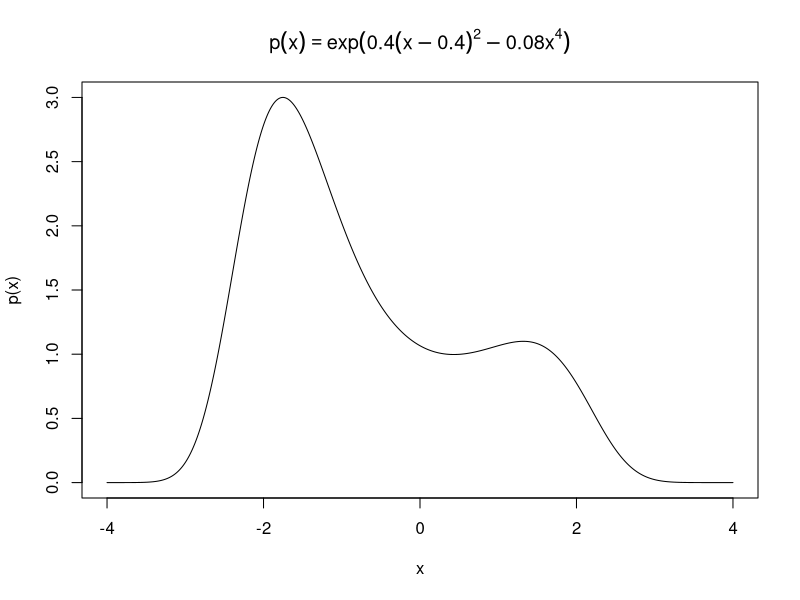
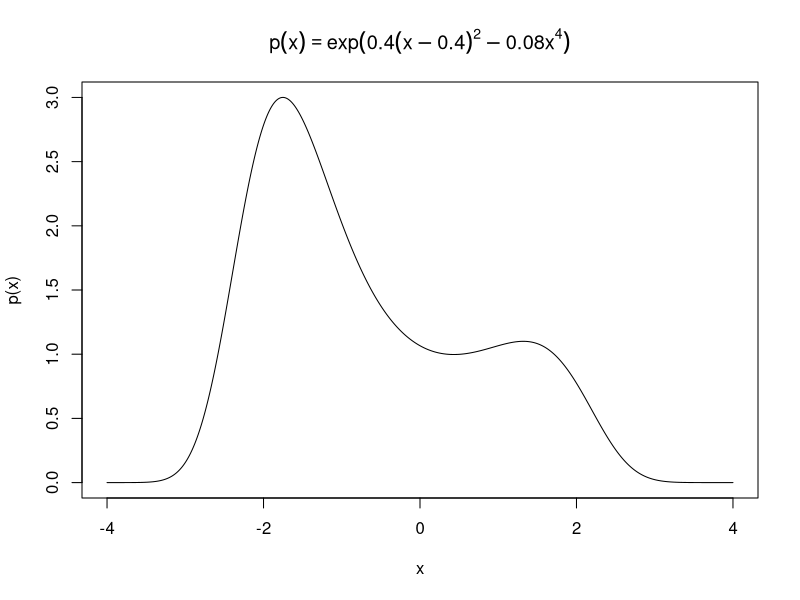
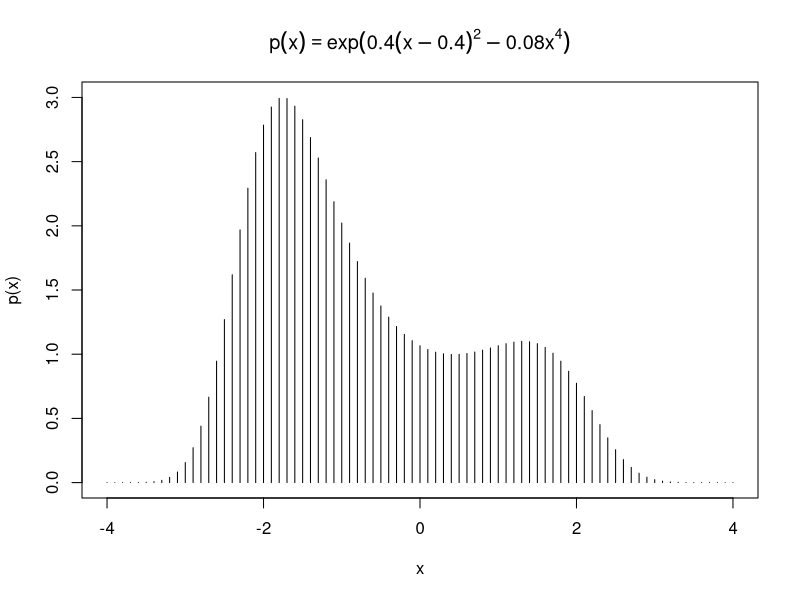
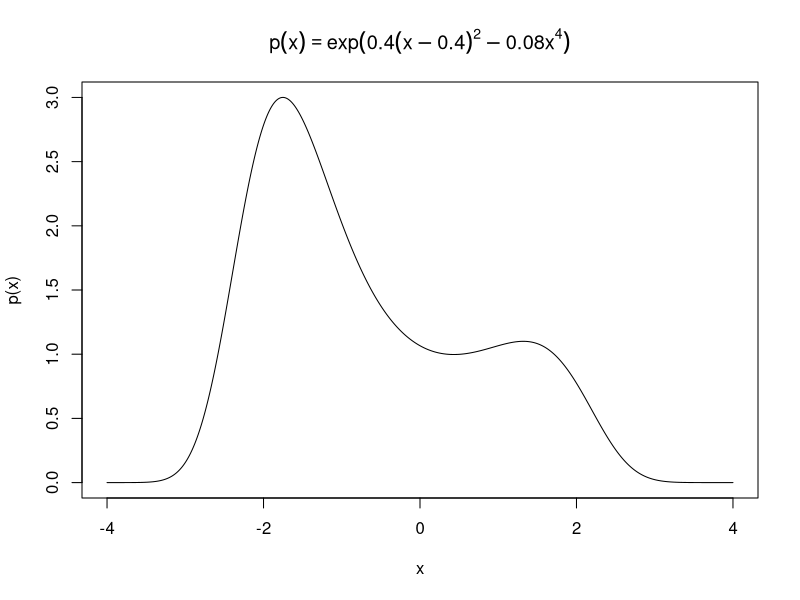
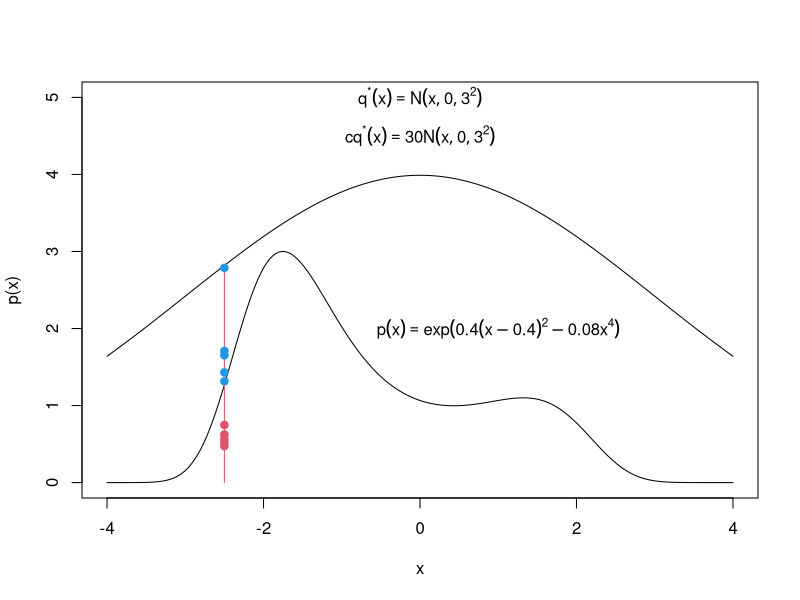
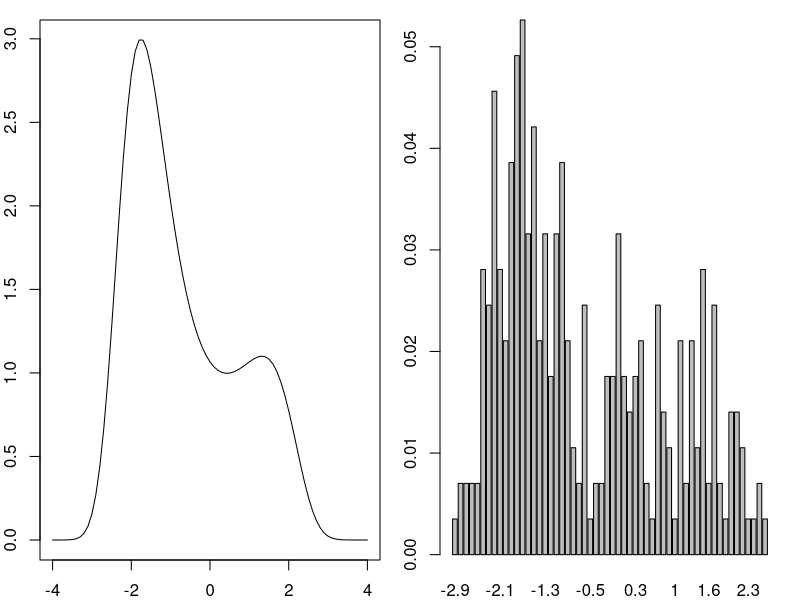
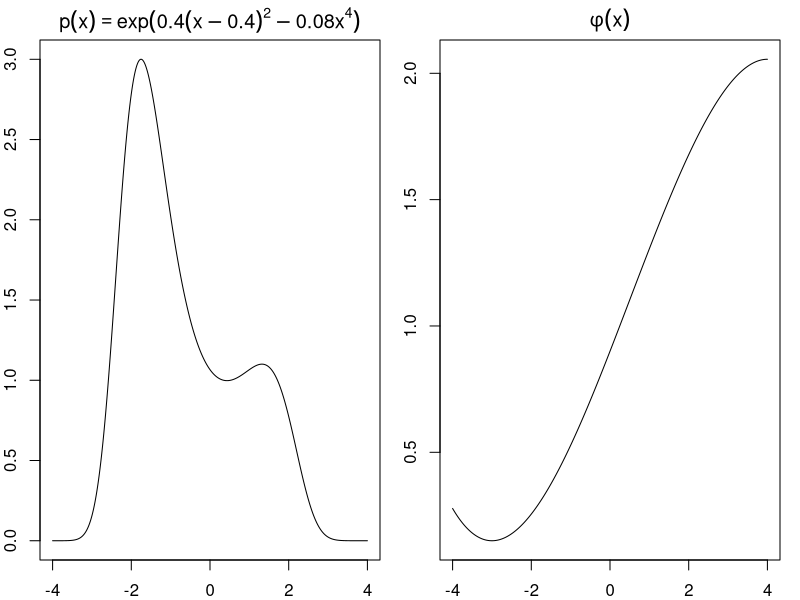
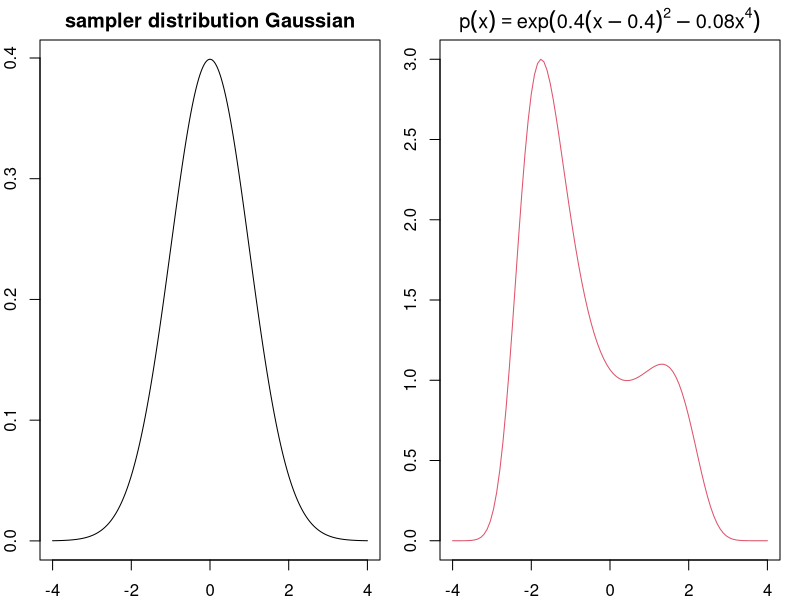

R code for these plots, in order:
#' ---
#' title: "Biostatistical Computing, PHC 6068"
#' subtitle: "Monte Carlo methods"
#' author: Zhiguang Huo (Caleb)
#' date: "Monday Nov 30, 2020"
#' output:
#'   slidy_presentation: default
#'   ioslides_presentation: default
#'   beamer_presentation: null
#' ---
#' 
#' 
#' Sampling method
#' ===
#' 1. Monte Carlo methods. 
#'     - Direct sampling.
#'     - Rejection sampling.
#'     - Importance sampling.
#'     - Sampling-importance resampling.
#' 2. Markov chain Monte Carlo (MCMC).
#'     - Metropolis-Hasting.
#'     - Gibbs sampling. 
#' 
#' Notation
#' ===
#' 
#' - Denote $p$, $q$ as unnormalized density function.
#'     - E.g. $p(x) = x(1 - x)$, $x \in (0, 1)$.
#' - Denote $p^*$, $q^*$ as normalized density function.
#'     - E.g. $p^*(x) = \frac{p(x)}{\int_x p(x) dx} = 6x(1 - x)$, $x \in (0, 1)$.
#'     - E.g. $q^*(x) = dnorm(x,0,1) = \frac{1}{\sqrt{2\pi}} \exp(-\frac{x^2}{2})$.
#' 
#' 
#' Our targets
#' ===
#' 
#' - <span style="color:red">Target 1</span>, To generate Monte Carlo samples $x_m$ from a given probability distribution $p^*(x)$ or $p(x)$.
#' - <span style="color:red">Target 2</span>, To estimate expectations of functions under this distribution, for example
#' $$\mathbb{E}(g (x) | p^*(x)) = \int g(x) p^*(x) dx,$$
#' 
#'   - Examples: 
#'   - $\mathbb{E} (x | p^*(x)) \doteq  A$
#'   - $\mathbb{V}\mbox{ar} (x | p^*(x)) = \mathbb{E} [(x - A)^2| p^*(x)]$
#' 
#' A simulation approach
#' ===
#' 
#' Problem: We want to estimate $$\mathbb{E}(g (x) | p^*(x)) = \int g(x) p^*(x) dx,$$
#' Given distribution $p^*(x)$.
#' 
#' Examples: $\mathbb{E} (x | p^*(x))$ or $\mathbb{V}\mbox{ar} (x | p^*(x))$
#' 
#' - To generate samples $x_m$ from a given probability distribution $p^*(x)$.
#'     - sample using R: (e.g. rnorm).
#'     - CDF transformation: sample from UNIF(0,1). Then use inverse CDF transformation.
#'     
#' - To estimate expectations of functions under this emperical distribution
#' $$\mathbb{E}(g (x) | p^*(x))  \approx \frac{1}{M} \sum_{m=1}^M g(x^{(m)})$$
#'     - $M$ is number of Monte Carlo samples.
#'     - Via law of large number, this is valid.
#' 
#' 
#' Un-normalized density function problems
#' ===
#' - Unnormalized density function: $p(x) = \exp [ 0.4(x-0.4)^2 - 0.08x^4  ]$
#'     - $x \in (-4, 4)$ 
#' 
## ------------------------------------------------------------------------
p <- function(x, a=.4, b=.08){
  res <- exp(a*(x-a)^2 - b*x^4)
  res[res < -4 | res > 4] <- 0
  res
}
x <- seq(-4, 4, 0.01)
plot(x,p(x),type="l",  main = expression(p(x) == exp (0.4(x-0.4)^{2}  - 0.08 * x^{4})))

#' 
#' ---
#' 
#' - Hard to compute the normalization factor $Z$.
#' 
## ------------------------------------------------------------------------
integrate(f = p, lower = -4, upper = 4)

#' - Even if we know $Z$, it is still challenge to draw samples.
#' - A direct solution: partition the distribution into bins and direct sampling.
#' 
#' Direct Sampling
#' ===
#' 
#' - Partition the distribution into bins and perform direct sampling.
#' 
## ------------------------------------------------------------------------
x <- seq(-4, 4, 0.01)
plot(x,p(x),type="l",  main = expression(p(x) == exp (0.4(x-0.4)^{2}  - 0.08 * x^{4})))
x2 <- seq(-4, 4, 0.1)
plot(x,p(x),type="n",  main = expression(p(x) == exp (0.4(x-0.4)^{2}  - 0.08 * x^{4})))
segments(x2,0,x2,p(x2))

#' 
#' - Diffculty
#'     - Higher-dimensional: say $p = 5$
#'     - For each dimension, we divide the domain equally into $50$ bins
#'     - There will be $50^{5}$ sampling space, huge!
#' 
#' 
#' 
#' Rejection sampling
#' ===
#' 
#' - $p^*(x)$ is difficult to directly draw samples, but $p(x)$ is easy to evaluate.. 
#' 
#' (e.g., $p(x) = \exp [ 0.4(x-0.4)^2 - 0.08x^4  ]$)
#' 
#' - Sample from a simpler distribution $q^*(x)$.
#' 
#' - Rejection sampling algorithm:
#' 
#' 1. $x \sim q^*(x)$
#' 2. accept $x$ with prob $p(x)/c q^*(x)$:
#'     - Sample $u \sim \mbox{UNIF}(0,1)$, accept if $p(x)/c q^*(x) > u$.
#' 3. Repeat Step 1 and 2 many times.
#' 
#' 
#' Rejection sampling
#' ===
#' 
## ------------------------------------------------------------------------
x <- seq(-4, 4, 0.01)
plot(x,p(x),type="l",  main = expression(p(x) == exp (0.4(x-0.4)^{2}  - 0.08 * x^{4})))
x <- seq(-4, 4, 0.01)
qstar <- function(x, C = 30){
  C*dnorm(x,sd = 3) 
}
plot(x,p(x),type="l", ylim = c(0,5))
curve(qstar,add = T)
text(0, 5, expression({q^"*"} (x) == N (x , 0, 3^2) ))
text(0, 4.5, expression({cq^"*"} (x) == 30* N (x , 0, 3^2) ))
text(1, 2, expression(p(x) == exp (0.4(x-0.4)^{2}  - 0.08 * x^{4})))
x0 <- -2.5 ## if we sampled -2.5 from the proposal distribution
segments(x0,0,x0,qstar(x0),col=2)
N <- 10
for(i in 1:N){
  set.seed(i)
  ay <- runif(1,0,qstar(x0))
  acol = ifelse(ay < p(x0),2,4)
  points(x0,ay,col=acol,pch=19)
}

#' 
#' 
#' Rejection sampling
#' ===
#' 
#' Proof:
#' \begin{align*} 
#' p^*(x) &= \frac{p(x)}{Z} \\
#' &= \frac{p(x)}{\int_x p(x) dx} \\
#' &=  \frac{[p(x)/c q^*(x)]q^*(x)}{\int_x [p(x)/c q^*(x)]q^*(x)dx} \\ 
#' \end{align*}
#' 
#' Interpretation of the numerator:
#' 
#' - $q^*(x):$ Sampling from the proposed distribution.
#' - $p(x)/c q^*(x):$ Rejection probability.
#' 
#' Rejection sampling
#' ===
## ------------------------------------------------------------------------
## rejection sampling
#p <- function(x, a=.4, b=.08){exp(a*(x-a)^2 - b*x^4)}
x <- seq(-4, 4, 0.1)
qstar <- function(x){
  dnorm(x,sd = 3) 
}
# we can find M in this case:
C <- round(max(p(x)/qstar(x))) + 1; C
# number of samples
N <- 1000
# generate proposals and u
x.h <- rnorm( N, sd = 3)
u <- runif( N )
acc <- u < p(x.h) / (C * qstar(x.h))
x.acc <- x.h[ acc ]
# how many proposals are accepted
sum( acc ) /N

#' 
#' ---
#' 
## ------------------------------------------------------------------------
# calculate some statistics
c(m=mean(x.acc), s=sd(x.acc))

par(mfrow=c(1,2), mar=c(2,2,1,1))
plot(x,p(x),type="l")
barplot(table(round(x.acc,1))/length(x.acc))

#' 
#' **Discussion:** What does the acceptance rate depend on?
#' 
#' 
#' Importance sampling
#' ===
#' 
#' Importance sampling is not a method for generating samples from $p(x)$ (target 1),
#' it is just a method for estimating the expectation of a function $g(x)$ (target 2).
#' 
#' - Goal: want to calculate expectation of $\phi(x)$ under $p^*(x)$.
#' - Sampling from $p^*(x)$ is hard.
#' - Suppose we can sample from a simpler proposal distribution $q^*$ instead.
#' - If $q^*$ dominates $p^*$ (i.e., $q^*(x)>0$ whenever $p^*(x)>0$), we can sample from $q^*$ and reweight: $w(x) = \frac{p^*(x)}{q^*(x)}$
#' 
#' ![](../figure/importanceSamplingAlgorithm.png)
#' 
#' 
#' Direct simulation approach
#' ===
#' 
#' - Underlying distribution: $p(x)$ or $p^*(x) = \frac{p(x)}{Z}$.
#' - Function of interest $\phi (x)$.
#' 
#' $$\mathbb{E} (\phi (x) | p^* )  = \int \phi (x) p^*(x) dx$$
#' 
#' - If we can sample $x_m$ from $p^*(x)$, then we can use $\frac{1}{M} \sum_{m=1}^M \phi(x_m)$ to estimate $\mathbb{E} (\phi (x) | p^* )$
#' 
#' $$\hat{\mathbb{E}} (\phi (x) | p^* ) = \frac{1}{M}\sum_{m=1}^M\phi (x_m) $$
#' 
#' 
#' 
#' Importance sampling, algorithm
#' ===
#' - Underlying distribution: $p(x)$ or $p^*(x) = \frac{p(x)}{Z}$.
#' - Function of interest $\phi (x)$.
#' 
#' $$\mathbb{E} (\phi (x) | p^* )  = \int \phi (x) p^*(x) dx$$
#' 
#' - If we cannot sample $x_m$ from $p^*(x)$, 
#'     - Rely on a proposed distribution (Sampler): $q^*(x)$.
#' 
#' \begin{align*} 
#' \mathbb{E} (\phi (x) | p^* )  &= \int \phi (x) p^*(x) dx\\ 
#' &= \frac{\int \phi (x) p^*(x) dx}{\int p^*(x) dx}\\ 
#' &=  \frac{\int [\phi (x) p(x)/Z] dx}{\int [p(x)/Z] dx}\\ 
#' &=  \frac{\int [\phi (x) p(x)/q^*(x)] q^*(x) dx}{\int [p(x)/q^*(x)]  q^*(x) dx},
#' \end{align*}
#' 
#' ---
#' 
#' 
#' - $\mathbb{E} (\phi (x) | p^* )$ can be estimated using M draws $x_1, \ldots, x_M$ from $q^*(x)$ by the following expression.
#' 
#' $$\hat{\mathbb{E}} (\phi (x) | p^* ) = \frac{\frac{1}{M} \sum_{m=1}^M[\phi (x_m) p(x_m)/q^*(x_m)] }{ \frac{1}{M} \sum_{m=1}^M[p(x_m)/q^*(x_m)]}$$
#' 
#' 
#' $w(x_m) =\frac{p(x_m)}{q^*(x_m)}$
#' 
#' $$\hat{\mathbb{E}} (\phi (x) | p^* )  = \frac{ \sum_{m=1}^M \phi(x_m) w(x_m)}{ \sum_{m=1}^M w(x_m)}
#' $$
#' 
#' - Importance ratio: $\frac{w(x_m)}{ \sum_{m=1}^M w(x_m)}$
#' 
#' - when $q^* = p$, the regular mean estimator is a special case of the importance sampling.
#' 
#' Importance sampling, examples
#' ===
#' 
#' - Problem setting:
#' 
## ------------------------------------------------------------------------
par(mfrow=c(1,2), mar=c(2,2,2,1))

x <- seq(-4, 4, 0.01)
plot(x,p(x),type="l",  main = expression(p(x) == exp (0.4(x-0.4)^{2}  - 0.08 * x^{4})))

phi <- function(x){ (- 1/3*x^3 + 1/2*x^2 + 12*x - 12) / 30 + 1.3}
x <- seq(-4, 4, 0.01)
plot(x,phi(x),type="l",main= expression(phi(x)))

#' 
#' - $p(x) = \exp [0.4 (x - 0.4) ^ 2 - 0.08 x^4]$
#' - $\phi (x) = (- 1/3x^3 + 1/2x^2 + 12x - 12) / 30 + 1.3$ = right panel.
#' 
#' Underlying solution
#' ===
#' 
#' \begin{align*} 
#' \mathbb{E} (\phi (x) | p^* )  &= \int \phi (x) p^*(x) dx\\ 
#' &= \frac{\int \phi (x) p^*(x) dx}{\int p^*(x) dx}\\ 
#' &=  \frac{\int [\phi (x) p(x)/Z] dx}{\int [p(x)/Z] dx}\\ 
#' &=  \frac{\int [\phi (x) p(x)] dx}{\int [p(x)] dx}\\ 
#' \end{align*}
#' 
#' 
## ------------------------------------------------------------------------
ep <- function(x) p(x)*phi(x)
truthE <- integrate(f = ep, lower = -4, upper = 4)$value/integrate(f = p, lower = -4, upper = 4)$value
truthE

#' 
#' Importance sampling, examples (2)
#' ===
#' 
## ------------------------------------------------------------------------
q.r <- rnorm
q.d <- dnorm

par(mfrow=c(1,2))
plot(x,q.d(x),type="l",main='sampler distribution Gaussian')
curve(p, from = -4,to = 4 ,col=2 ,  main = expression(p(x) == exp (0.4(x-0.4)^{2}  - 0.08 * x^{4})))

M <- 1000
x.m <- q.r(M)
ww <- p(x.m) / q.d(x.m)
qq <- ww / sum(ww) ## importance ratio
x.g <- phi(x.m)
sum(x.g * qq)

#' 
#' Number of samples for importance sampling
#' ===
#' 
## ---- cache=T------------------------------------------------------------
M <- 10^seq(1,7,length.out = 30)

result.g <- numeric(length(M))
for(i in 1:length(M)){
  aM <- M[i]
  x.m <- q.r(aM)
  ww <- p(x.m) / q.d(x.m)
  
  qq.g <- ww / sum(ww)
  x.g <- phi(x.m)
  
  result.g[i] <- sum(x.g * qq.g)/sum(qq.g)
}

plot(M,result.g,log = "x", main='importance sampling result Gaussian')
abline(h = truthE, col = 2)

#' 
#' Sampling from a narrow Gaussian distribution
#' ===
#' 
## ------------------------------------------------------------------------
q.r_narrow <- function(x){rnorm(x,0,1/2)}
q.d_narrow <- function(x){dnorm(x,0,1/2)}

par(mfrow=c(1,2))
plot(x,q.d_narrow(x),type="l",main='sampler narrow distribution Gaussian')
curve(p, from = -4,to = 4 ,col=2 ,  main = expression(p(x) == exp (0.4(x-0.4)^{2}  - 0.08 * x^{4})))

#' 
#' Question
#' ===
#' 
#' What will affect the estimation accuracy?
#' - sample size $n$
#' - others?
#' 
#' Number of samples for importance sampling (narrow Gaussian distribution)
#' ===
#' 
#' 
## ---- cache=T------------------------------------------------------------
M <- 10^seq(1,7,length.out = 30)

result.narrow <- numeric(length(M))
for(i in 1:length(M)){
  aM <- M[i]
  x.m <- q.r_narrow(aM)
  ww <- p(x.m) / q.d_narrow(x.m)
  
  qq.c <- ww / sum(ww)
  x.c <- phi(x.m)
  
  result.narrow[i] <- sum(x.c * qq.c)/sum(qq.c)
}
plot(M,result.narrow, log="x")
abline(h = truthE, col = 2)

#' 
#' Remarks for importance sampling 
#' ===
#' 
#' - Want to estimate the $\mathbb{E} (\phi (x) | p^* )$.
#' - If the proposal density $q^*(x)$ is small in a region where $|\phi(x) p^*(x)|$ is large,
#' it is quite possible that after many points $x_m$ have been generated, none of them fell in that region.
#' This leads to a wrong estimate of $\mathbb{E} (\phi (x) | p^* )$.
#' - Importance sampler should have heavy tails.
#' - If $q^* (x)$ can be chosen such that $\frac{\phi p}{q^*}$ is roughly constant,
#' then fairly precise estimates of the integral can be obtained.
#' - Importance sampling is not a useful method if the importance ratios vary substantially. The worst possible scenario occurs when the importance ratios are small with high probability but with a low probability are huge.
#' 
#' 
#' Importance resampling (SIR)
#' ===
#' 
#' - SIR: sampling-importance resampling. (target 1, generate samples)
#' - This is an alternative when rejection sampling constant $c$ is not immediately available.
#' - Algorithm (BDA3, reference)
#'     - Draw samples $x_1, \ldots, x_M \sim q^*(x)$.
#'     - Calculated importance weights $w_m = p(x_i)/q^*(x_i)$.
#'     - Normalize the weights  as $W_m = \frac{w_m}{\sum_m w_m}$ (importance ratio).
#'     - Resample ($K$ out of $M$) from $\{ x_1, \ldots, x_M \}$ where $y_k, 1\le k \le K$ is drawn with probability $W_m$. (without replacement)
#' 
#' Remark:
#' 
#' - also see other people Resample ($M$ out of $M$) with replacement.
#' 
#' 
#' Implement importance resampling (SIR)
#' ===
## ------------------------------------------------------------------------
#p <- function(x, a=.4, b=.08){exp(a*(x-a)^2 - b*x^4)}
x <- seq(-4, 4, 0.01)
plot(x,p(x),type="l")

qstar <- function(x){rep.int(0.125,length(x))} ## proposal distribution: uniform distribution.
N <- 10000
S <- 1000
x.qstar <- runif( N, -4, 4 )
ww <- p(x.qstar) / qstar(x.qstar)
qq <- ww / sum(ww) ## importance ratio
x.acc <-sample(x.qstar, size = S, prob=qq, replace=F)
par(mfrow=c(1,2), mar=c(2,2,1,1))
plot(x,p(x),type="l")
barplot(table(round(x.acc,1))/length(x.acc))

#' 
#' 
#' Summarize
#' ===
#' - Direct sampling. (target 1)
#' - Rejection sampling. (target 1)
#' - Importance sampling. (target 2)
#' - Sampling-importance resampling. (target 1)
#' 
#' 
#' 
#' limitation of Monte Carlo method
#' ===
#' - Direct sampling
#'     - Often hard to compute the normalization factor $Z$.
#'     - Hard to get rare events, especially in higher dimensional spaces.
#' - Rejection sampling, importance sampling.
#'     - Do not work well if the proposed distribution $q^*(x)$ is very different from $p(x)$.
#'     - Constructing a $q^*(x)$ similar to $p(x)$ can be difficult.
#'         -  Making a good proposal usually requires knowledge of the analytic form of $p(x)$ - but if we had that, we wouldn't even need to sample!
#' - Solution: instead of a fixed proposed distribution $q^*(x)$, we can use an adaptive proposal.   
#'         
#' 
#' 
#' Motivation of Metropolis-Hastings
#' ===
#' 
#' - Drawbacks of rejection sampling and SIR are that it is difficult to propose an efficient distribution $q^*(x)$
#' - For rejection sampling, it is also difficult to find $M$.
#' - A smart idea is let the proposed distribution depends on the last accepted value.
#' - Instead of fixed $q(x')$, we use $q(x'|x)$ where $x'$ is the new state being sampled and $x$ is the previous sample.
#' - As $x$ changes, $q(x'|x)$ can also change (as a function of $x'$.)
#' 
#' 
#' ![Comparison between importance sampling and Metropolis-Hastings](../figure/compareMHandDS.png)
#' 
#' 
#' 
#' 
#' Monte Carlo vs Markov Chain Monte Carlo
#' ===
#' 
#' - Monte Carlo methods: simulation/sampling methods.
#'     - Simulation
#'     - Rejection sampling
#'     - SIR
#' - Markov Chain Monte Carlo: A type of Monte Carlo method -- **next step sample depend on previous sample**.
#'     - Metropolis-Hastings
#'     - Gibbs Sampling
#' 
#' 
#' Introduce MH algorithm
#' ===
#' 
#' - ![Comparison between  importance sampling and Metropolis-Hastings](../figure/compareMHandDS.png)
#' 
#' - Draw a sample $x'$ from $q(x'|x)$, where $x$ is the previous sample.
#' - The new sample $x'$ is accepted or rejected with some probability $A(x'|x)$.
#' $$A(x'|x) = \min \bigg(1, \frac{p(x')q(x|x')}{p(x)q(x'|x)} \bigg)$$ 
#' - $\frac{p(x')}{q(x'|x)}/\frac{p(x)}{q(x|x')}$ is a ratio of importance sampling weights.
#' 
#' 
#' MH algorithm
#' ===
#' 
#' - Initialize our parameters $x^0$.
#' - Given an accepted value $x^{t-1}$
#'     1. Draw $x \sim q(\cdot|x^{t-1})$.
#'     2. Accept $x$ with probability $A(x|x^{t-1}) = \min \bigg(1, \frac{p(x)q(x^{t-1}|x)}{p(x^{t-1})q(x|x^{t-1})} \bigg)$, 
#' and if accepted, set $x^t = x$.
#'         - Draw $u \sim UNIF(0,1)$.
#'         - If $u < A(x|x^{t-1})$, accept.
#'     3. <span style="color:red">If we didn't accept $x$, set $x^t = x^{t - 1}$</span>
#' - We repeat $T$ times ($t = 1, \ldots, T$).
#' 
#' 
#' Implementation of MH algorithm
#' ===
#' 
#' - target distribution: $p(x) = \exp [ 0.4(x-0.4)^2 - 0.08x^4  ]$
#' - sampling distribution: $q(x^{(t)}) = dnorm(x^{(t)},x^{(t-1)},1)$
#' 
## ------------------------------------------------------------------------
p <- function(x, a=.4, b=.08){exp(a*(x-a)^2 - b*x^4)}
x <- seq(-4, 4, 0.1)
plot(x,p(x),type="l")

#' 
#' ---
#' 
## ------------------------------------------------------------------------
N <- 10000
x.acc5 <- rep.int(NA, N)
u <- runif(N)
acc.count <- 0
std <- 1 ## Spread of proposal distribution
xp <- 0; ## Starting value
for (ii in 1:N){
  set.seed(ii)
  xc <- rnorm(1, mean=xp, sd=std) ## xp previous sample; xc: current sample
  alpha <- min(1, (
      p(xc) /dnorm(xc, mean=xp,sd=std) /
      (p(xp) / dnorm(xp, mean=xc,sd=std))
                  )
               )
  x.acc5[ii] <- xp <- ifelse(u[ii] < alpha, xc, xp)
  ## find number of acccepted proposals:
  acc.count <- acc.count + (u[ii] < alpha)
}
## Fraction of accepted *new* proposals
acc.count/N

#' ---
#' 
#' 
## ------------------------------------------------------------------------
par(mfrow=c(1,2), mar=c(2,2,1,1))
plot(x,p(x),type="l")
barplot(table(round(x.acc5,1))/length(x.acc5))

#' 
#' 
#' Check samples from MH
#' ===
#' 
## ------------------------------------------------------------------------
plot(x.acc5,type="l")

#' 
#' - Good convergence.
#' - Samples are focused at the underlying distribution (stationary distribution)
#' 
#' Vary some parameters in MH
#' ===
#' 
#' - Burnin period: disgard intial samples since they may not be in the stationary distribution
#'     - initial x = 8?
#' 
#' - Play with variance? (doesn't converge to the stationary distribution with limited sample size)
#'     - sd = 0.1
#'     - sd = 0.01
#' 
#' Trade off between acceptance rate and convergence. 
#' 
#' - How many samples (empirically):
#'     - total 10,000 samples.
#'     - 500 burnin samples.
#' 
#' 
#' Remove initial values for burnin period
#' ===
#' 
## ------------------------------------------------------------------------
N <- 1000
x.acc5 <- rep.int(NA, N)
u <- runif(N)
acc.count <- 0
std <- 1 ## Spread of proposal distribution
xp <- 8; ## Starting value
for (ii in 1:N){
  xc <- rnorm(1, mean=xp, sd=std) ## xp previous sample; xc: current sample
  alpha <- min(1, (
      p(xc) /dnorm(xc, mean=xp,sd=std) /
      (p(xp) / dnorm(xp, mean=xc,sd=std))
                  )
               )
  x.acc5[ii] <- xp <- ifelse(u[ii] < alpha, xc, xp)
  ## find number of acccepted proposals:
  acc.count <- acc.count + (u[ii] < alpha)
}
## Fraction of accepted *new* proposals
acc.count/N

## ------------------------------------------------------------------------
plot(x.acc5,type="l")

#' 
#' 
#' Doesn't converge 
#' ===
#' 
## ------------------------------------------------------------------------
N <- 1000
x.acc5 <- rep.int(NA, N)
u <- runif(N)
acc.count <- 0
std <- 0.1 ## Spread of proposal distribution
xc <- 0; ## Starting value
for (ii in 1:N){
  xp <- rnorm(1, mean=xc, sd=std) ## proposal
  alpha <- min(1, (p(xp)/p(xc)) *
                 (dnorm(xc, mean=xp,sd=std)/dnorm(xp, mean=xc,sd=std)))
  x.acc5[ii] <- xc <- ifelse(u[ii] < alpha, xp, xc)
  ## find number of acccepted proposals:
  acc.count <- acc.count + (u[ii] < alpha)
}
## Fraction of accepted *new* proposals
acc.count/N

## ------------------------------------------------------------------------
plot(x.acc5,type="l")

#' 
#' 
#' Why MH converge? 
#' ===
#' 
#' Concepts:
#' 
#' - Assume $x$ follows $p(x)$
#' - For any MCMC algorithm, the transition kernel is $T(x'|x)$:
#'   - probablity of sampling $x'$ when previous step is $x$.
#' - Detailed balance condition:   
#' $$ p(x') = \int_{x} p(x)T(x'|x) dx$$
#' - If the transition kernel is $T(x'|x)$ satisfies the detailed balance condition,
#' the sampling procedure will recover the underlying distribution.
#' 
#' 
#' 
#' Why MH converge? 
#' ===
#' 
#' - In MH we draw sample $x'$ according to $q(x'|x)$, then we accept/reject according to $A(x'|x)$.
#' - The transition kernel is $T(x'|x) = q(x'|x) A(x'|x)$.
#' - $A(x'|x) = \min \bigg(1, \frac{p(x')q(x|x')}{p(x)q(x'|x)} \bigg)$
#' - Proof:
#'     - If $A(x'|x) \le 1$, then $\frac{p(x')q(x|x')}{p(x)q(x'|x)} \le 1$, $\frac{p(x)q(x'|x)}{p(x')q(x|x')} \ge 1$, $A(x|x') = 1$.
#' 
#' $$ A(x'|x) = \frac{p(x')q(x|x')}{p(x)q(x'|x)}$$
#' $$ p(x)q(x'|x) A(x'|x) = p(x')q(x|x') $$
#' $$ p(x)q(x'|x) A(x'|x) = p(x')q(x|x') A(x|x')$$
#' $$ p(x)T(x'|x)  = p(x')T(x|x') $$
#' The last line is called detailed balance condition.
#' 
#' $$ \int_{x} p(x)T(x'|x) dx = \int_{x} p(x')T(x|x') dx$$
#' $$ p(x') = \int_{x} p(x)T(x'|x) dx$$
#' 
#' Since p(x) is the true distribution.
#' MH algorithm will eventually converges to the true distribution.
#' 
#' 
#' Special cases for MH
#' ===
#' 
#' - Metropolis algorithm: 
#'     - The proposed distribution is symmetrical, e.g. $q(x'|x) = q(x|x')$ for all pairs (x,x'). In this case the acceptance probability is $A(x'|x) = \min (1, \frac{p(x')}{p(x)})$
#' 
#' - Random-walk Metropolis: 
#'     - A popular choice for proposal in a Metropolis algorithm is $q(x'|x) = g(x-x')$ where g is symmetric. 
#' 
#' - Independence sampler:
#'     - The proposed distribution $q(x'|x) = q(x')$ doesn't depend on $x$. The acceptance probability becomes $A(x'|x) = \min(1,  \frac{p(x')}{p(x)} \frac{q(x)}{q(x')})$. This works well when $q$ is a good approximation to $p$.
#'     
#' - Gibbs sampling:
#'     - $q(x'|x)$ is the conditional probability given all other variables.  $A(x'|x) = 1$.
#' 
#' 
#' Markov Chain Monte Carlo (MCMC)
#' ===
#' 
#' - We always need to pay attention to:
#'     - Burn-in period
#'     - Monitor convergence
#' 
#' - Question: Since we know samples are correlated from Metropolis-Hastings algorithm, can we still estimate an estimator $\theta$ by sample average?
#'     - Yes, if the underlying density function is also about $\theta$.
#'     - Weak law of large number (WLLN) is still valid if samples are correlated, the only requirement is the samples are identical distributed.
#' 
#' - Another popular algorithm: Gibbs sampling.
#' 
